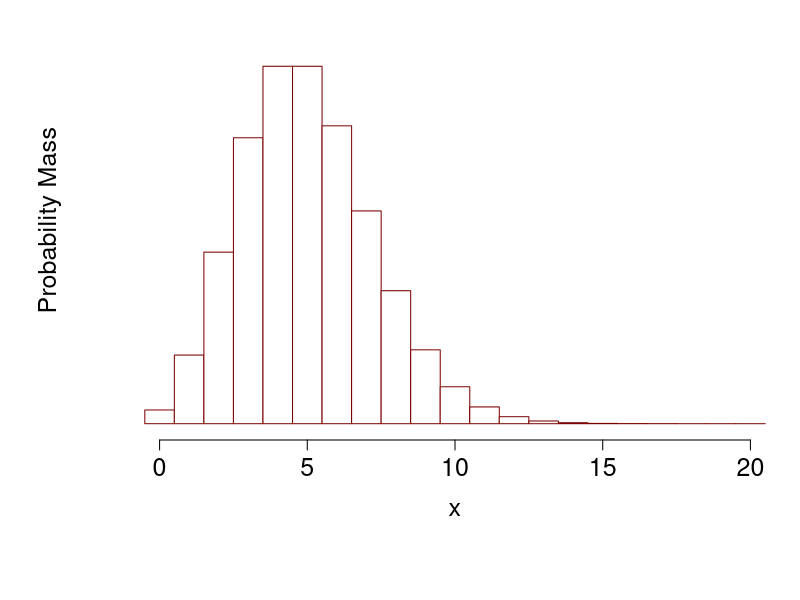

The R script that drew this image:
#' 4.1.1 The poisson probability mass function familiy 
c_light <- c("#DCBCBC")
c_light_highlight <- c("#C79999")
c_mid <- c("#B97C7C")
c_mid_highlight <- c("#A25050")
c_dark <- c("#8F2727")
c_dark_highlight <- c("#7C0000")

plot_poisson <- function(l) {
  p <- hist(0, breaks=0:21-0.5, plot=FALSE)
  p$counts <- dpois(0:20, l)
  
  par(mar = c(8, 6, 0, 0.5))
  plot(p, main="", col="white", border=c_dark_highlight,
       xlab="x", xlim=c(-0.5, 20.5), 
       ylab="Probability Mass", ylim=c(0, 0.2), yaxt='n',
       cex.lab=1.5, cex.axis=1.5, cex.main=1.5, cex.sub=1.5)
}

l <- 5
plot_poisson(l)








